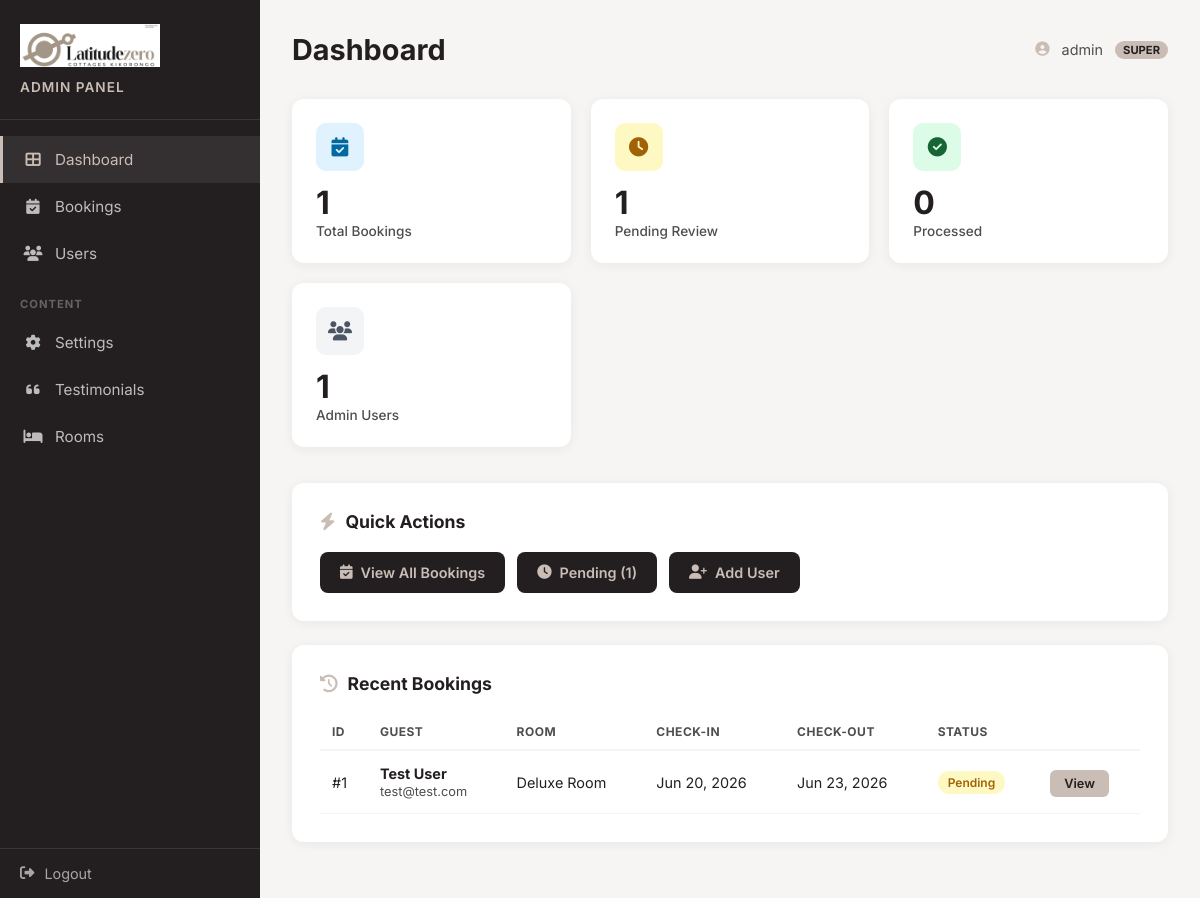
Page /admin/ (signed in) on the earlier database version.
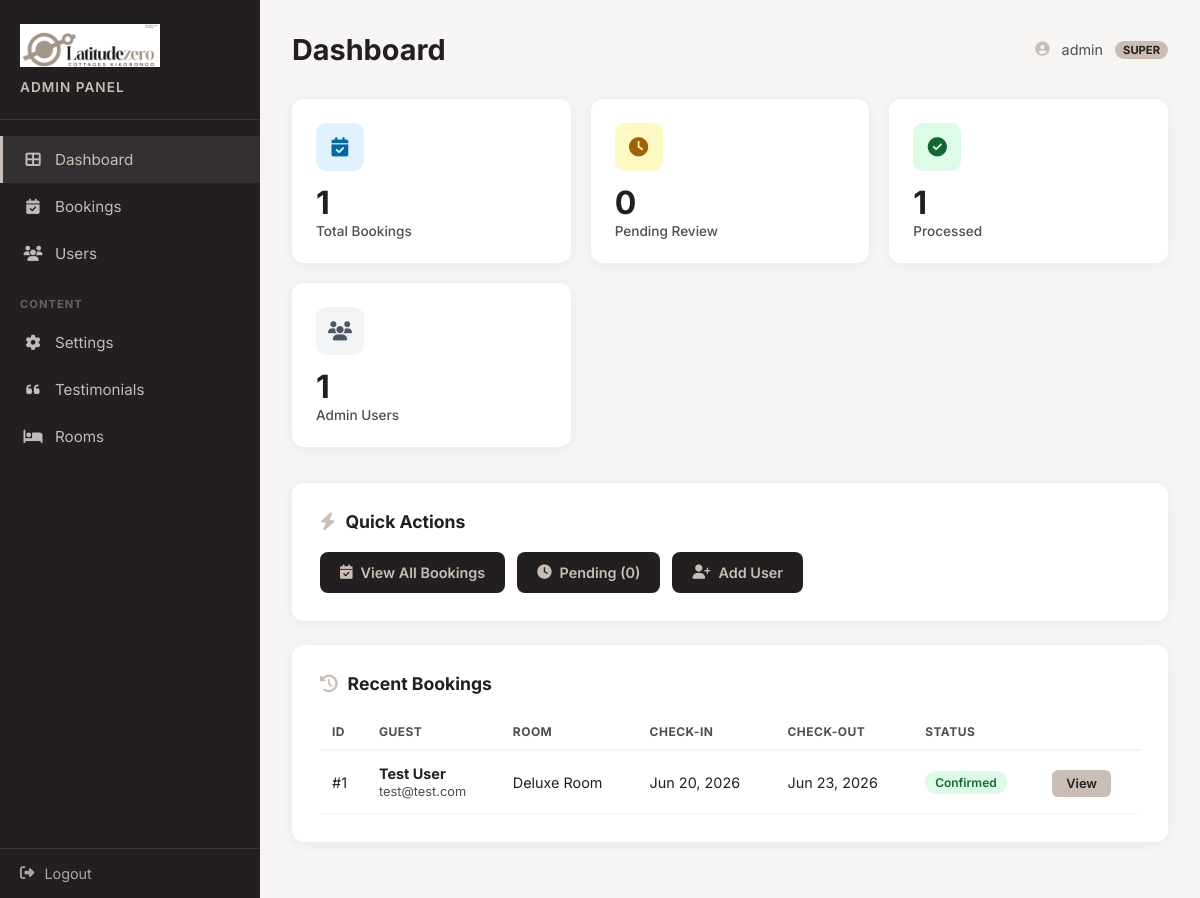
Same page on the later database version.
### models.py (models this page shows, shortened)
class User(UserMixin, db.Model):
    __tablename__ = 'users'
    id = db.Column(db.Integer, primary_key=True)
    username = db.Column(db.String(80), unique=True, nullable=False)
    email = db.Column(db.String(120), unique=True, nullable=False)
    password_hash = db.Column(db.String(255), nullable=False)
    is_superuser = db.Column(db.Boolean, default=False)
    is_active = db.Column(db.Boolean, default=True)
    created_at = db.Column(db.DateTime, default=datetime.utcnow)

class Booking(db.Model):
    __tablename__ = 'bookings'
    id = db.Column(db.Integer, primary_key=True)
    checkin = db.Column(db.Date, nullable=False)
    checkout = db.Column(db.Date, nullable=False)
    guests = db.Column(db.String(20), nullable=False)
    room = db.Column(db.String(100), nullable=False)
    name = db.Column(db.String(120), nullable=False)
    email = db.Column(db.String(120), nullable=False)
    phone = db.Column(db.String(40))
    requests = db.Column(db.Text)
    status = db.Column(db.String(20), default='pending')
    source = db.Column(db.String(20), default='whatsapp')
    created_at = db.Column(db.DateTime, default=datetime.utcnow)

### app.py (the view)
@app.route('/admin/')
@login_required
def admin_dashboard():
    today = date.today()
    pending_bookings = Booking.query.filter_by(status='pending').count()
    total_bookings = Booking.query.count()
    recent_bookings = Booking.query.order_by(Booking.created_at.desc()).limit(5).all()
    total_users = User.query.count()
    return render_template('dashboard.html',
                           pending=pending_bookings,
                           total=total_bookings,
                           recent=recent_bookings,
                           total_users=total_users,
                           now=today)

### app.py (called while the page is built)
@login_manager.user_loader
def load_user(user_id):
    return User.query.get(int(user_id))

### templates/dashboard.html (shortened to what this page needs)
<!DOCTYPE html>
<html lang="en">
<head>
    <link rel="stylesheet" href="https://cdnjs.cloudflare.com/ajax/libs/font-awesome/6.4.0/css/all.min.css">
</head>
<body>
    <div class="admin-layout">
        <aside class="sidebar">
            <div class="sidebar-header">
                <img src="/images/logos/secondary-logo.png" alt="Latitude Zero">
                <h2>Admin Panel</h2>
            </div>
            <nav class="sidebar-nav">
                <a href="/admin/" class="active"><i class="fas fa-th-large"></i> Dashboard</a>
                <a href="/admin/bookings/"><i class="fas fa-calendar-check"></i> Bookings</a>
                {% if current_user.is_superuser %}
                <a href="/admin/users/"><i class="fas fa-users"></i> Users</a>
                {% endif %}
                <div class="nav-section-title">Content</div>
                <a href="/admin/settings/"><i class="fas fa-cog"></i> Settings</a>
                <a href="/admin/testimonials/"><i class="fas fa-quote-left"></i> Testimonials</a>
                <a href="/admin/rooms/"><i class="fas fa-bed"></i> Rooms</a>
            </nav>
            <div class="sidebar-footer">
                <a href="/admin/logout/"><i class="fas fa-sign-out-alt"></i> Logout</a>
            </div>
        </aside>
        <main class="main-content">
            <div class="page-header">
                <h1>Dashboard</h1>
                <div class="user-info">
                    <i class="fas fa-user-circle"></i>
                    <span>{{ current_user.username }}</span>
                    {% if current_user.is_superuser %}
                    <span style="background:#C9BDB5;color:#231F20;padding:2px 8px;border-radius:10px;font-size:0.7rem;font-weight:700;">SUPER</span>
                    {% endif %}
                </div>
            </div>
            <div class="stats-grid">
                <div class="stat-card">
                    <div class="stat-icon blue"><i class="fas fa-calendar-check"></i></div>
                    <div class="stat-value">{{ total }}</div>
                    <div class="stat-label">Total Bookings</div>
                </div>
                <div class="stat-card">
                    <div class="stat-icon yellow"><i class="fas fa-clock"></i></div>
                    <div class="stat-value">{{ pending }}</div>
                    <div class="stat-label">Pending Review</div>
                </div>
                <div class="stat-card">
                    <div class="stat-icon green"><i class="fas fa-check-circle"></i></div>
                    <div class="stat-value">{{ total - pending }}</div>
                    <div class="stat-label">Processed</div>
                </div>
                {% if current_user.is_superuser %}
                <div class="stat-card">
                    <div class="stat-icon gray"><i class="fas fa-users"></i></div>
                    <div class="stat-value">{{ total_users }}</div>
                    <div class="stat-label">Admin Users</div>
                </div>
                {% endif %}
            </div>
            <div class="section-card">
                <h3><i class="fas fa-bolt"></i> Quick Actions</h3>
                <div class="quick-actions">
                    <a href="/admin/bookings/"><i class="fas fa-calendar-check"></i> View All Bookings</a>
                    <a href="/admin/bookings/?status=pending"><i class="fas fa-clock"></i> Pending ({{ pending }})</a>
                    {% if current_user.is_superuser %}
                    <a href="/admin/users/create/"><i class="fas fa-user-plus"></i> Add User</a>
                    {% endif %}
                </div>
            </div>
            <div class="section-card">
                <h3><i class="fas fa-history"></i> Recent Bookings</h3>
                {% if recent %}
                <table>
                    <thead>
                        <tr>
                            <th>ID</th>
                            <th>Guest</th>
                            <th>Room</th>
                            <th>Check-in</th>
                            <th>Check-out</th>
                            <th>Status</th>
                            <th></th>
                        </tr>
                    </thead>
                    <tbody>
                        {% for booking in recent %}
                        <tr>
                            <td>#{{ booking.id }}</td>
                            <td>
                                <strong>{{ booking.name }}</strong><br>
                                <span style="color:#4C4E4F;font-size:0.8rem;">{{ booking.email }}</span>
                            </td>
                            <td>{{ booking.room }}</td>
                            <td>{{ booking.checkin.strftime('%b %d, %Y') }}</td>
                            <td>{{ booking.checkout.strftime('%b %d, %Y') }}</td>
                            <td><span class="badge {{ booking.status }}">{{ booking.status|title }}</span></td>
                            <td><a href="/admin/bookings/{{ booking.id }}/" class="btn-sm">View</a></td>
                        </tr>
                        {% endfor %}
                    </tbody>
                </table>
                {% else %}
                <div class="empty-state">
                    <i class="fas fa-calendar-times"></i>
                    <p>No bookings yet. Bookings will appear here when guests submit inquiries.</p>
                </div>
                {% endif %}
            </div>
        </main>
    </div>
</body>
</html>

### templates/dashboard.html (style rules this page uses)
* { margin: 0; padding: 0; box-sizing: border-box; }
body { font-family: 'Inter', -apple-system, sans-serif; background: #f7f5f3; color: #231F20; min-height: 100vh; }
.admin-layout { display: flex; min-height: 100vh; }
.sidebar { width: 260px; background: #231F20; color: #fff; padding: 0; flex-shrink: 0; display: flex; flex-direction: column; }
.sidebar-header { padding: 24px 20px; border-bottom: 1px solid rgba(255,255,255,0.1); }
.sidebar-header img { max-width: 140px; margin-bottom: 8px; }
.sidebar-header h2 { font-size: 0.85rem; font-weight: 600; color: #C9BDB5; text-transform: uppercase; letter-spacing: 1px; }
.sidebar-nav { flex: 1; padding: 16px 0; }
.sidebar-nav a { display: flex; align-items: center; gap: 12px; padding: 14px 20px; color: rgba(255,255,255,0.7); text-decoration: none; font-size: 0.95rem; transition: all 0.2s; border-left: 3px solid transparent; }
.sidebar-nav a.active { background: rgba(201,189,181,0.1); color: #C9BDB5; border-left-color: #C9BDB5; }
.sidebar-nav a i { width: 20px; text-align: center; }
.sidebar-nav .nav-section-title { padding: 20px 20px 8px; font-size: 0.7rem; font-weight: 700; text-transform: uppercase; letter-spacing: 1px; color: rgba(255,255,255,0.3); }
.sidebar-footer { padding: 16px 20px; border-top: 1px solid rgba(255,255,255,0.1); }
.sidebar-footer a { display: flex; align-items: center; gap: 10px; color: rgba(255,255,255,0.6); text-decoration: none; font-size: 0.9rem; transition: color 0.2s; }
.main-content { flex: 1; padding: 32px; overflow-y: auto; }
.page-header { display: flex; justify-content: space-between; align-items: center; margin-bottom: 32px; }
.page-header h1 { font-size: 1.8rem; font-weight: 700; }
.page-header .user-info { display: flex; align-items: center; gap: 12px; color: #4C4E4F; font-size: 0.9rem; }
.page-header .user-info i { color: #C9BDB5; }
.stats-grid { display: grid; grid-template-columns: repeat(auto-fit, minmax(220px, 1fr)); gap: 20px; margin-bottom: 36px; }
.stat-card { background: #fff; padding: 24px; border-radius: 12px; box-shadow: 0 2px 12px rgba(35,31,32,0.06); }
.stat-card .stat-icon { width: 48px; height: 48px; border-radius: 10px; display: flex; align-items: center; justify-content: center; font-size: 1.2rem; margin-bottom: 16px; }
.stat-card .stat-icon.blue { background: #e0f2fe; color: #0369a1; }
.stat-card .stat-icon.yellow { background: #fef9c3; color: #a16207; }
.stat-card .stat-icon.green { background: #dcfce7; color: #166534; }
.stat-card .stat-icon.gray { background: #f3f4f6; color: #4b5563; }
.stat-card .stat-value { font-size: 2rem; font-weight: 700; color: #231F20; line-height: 1; margin-bottom: 4px; }
.stat-card .stat-label { font-size: 0.85rem; color: #4C4E4F; font-weight: 500; }
.section-card { background: #fff; padding: 28px; border-radius: 12px; box-shadow: 0 2px 12px rgba(35,31,32,0.06); margin-bottom: 24px; }
.section-card h3 { font-size: 1.1rem; font-weight: 700; margin-bottom: 20px; color: #231F20; display: flex; align-items: center; gap: 10px; }
.section-card h3 i { color: #C9BDB5; }
table { width: 100%; border-collapse: collapse; }
th { text-align: left; padding: 10px 12px; font-size: 0.75rem; font-weight: 700; text-transform: uppercase; letter-spacing: 0.5px; color: #4C4E4F; border-bottom: 2px solid #f3f4f6; }
td { padding: 14px 12px; font-size: 0.9rem; border-bottom: 1px solid #f3f4f6; }
.badge { display: inline-block; padding: 4px 10px; border-radius: 20px; font-size: 0.75rem; font-weight: 600; }
.badge.confirmed { background: #dcfce7; color: #166534; }
.btn-sm { padding: 6px 14px; background: #C9BDB5; color: #231F20; text-decoration: none; border-radius: 6px; font-size: 0.8rem; font-weight: 600; transition: background 0.2s; }
.quick-actions { display: flex; gap: 12px; flex-wrap: wrap; }
.quick-actions a { display: inline-flex; align-items: center; gap: 8px; padding: 12px 20px; background: #231F20; color: #C9BDB5; text-decoration: none; border-radius: 8px; font-size: 0.9rem; font-weight: 600; transition: background 0.2s; }

Differences in the rows shown:
changed Booking "Test User": status "Pending" → "Confirmed"
Other differences:
{{ pending }}: "1" → "0"
{{ total - pending }}: "0" → "1"
